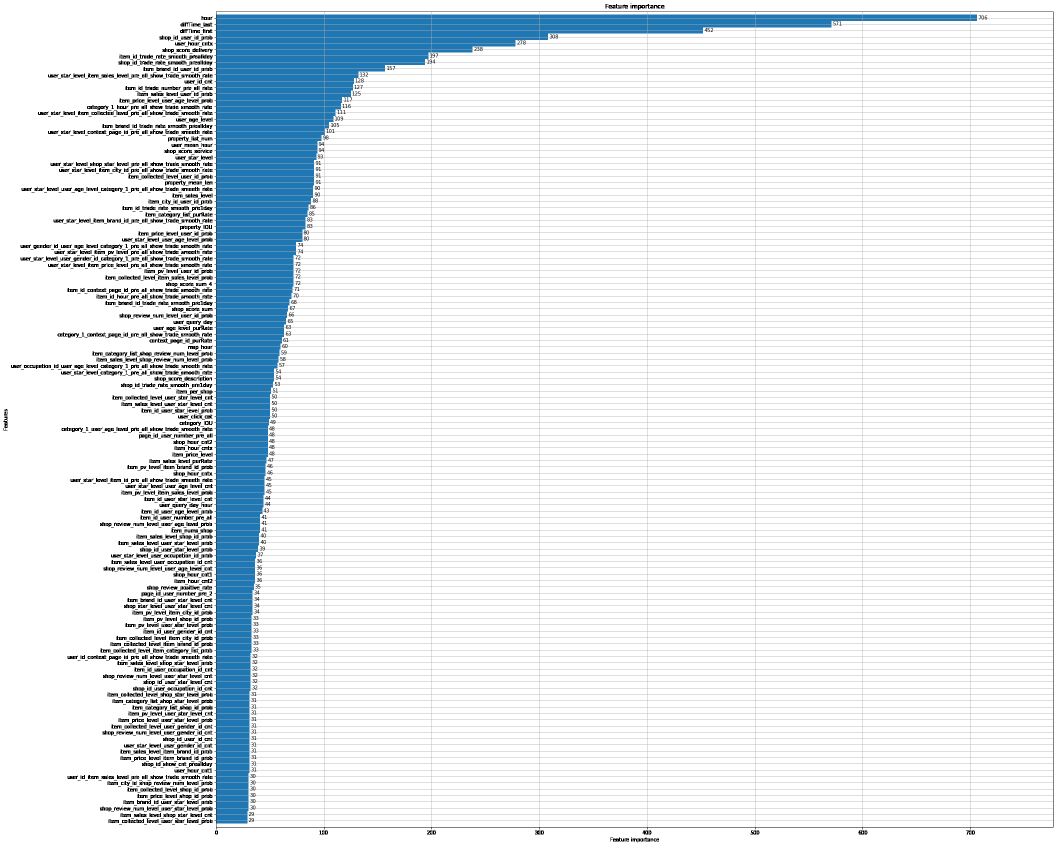
#> input picture Picture/lightgbm_feature.png, 2116 x 1692 px (shown at 1/2 size); its folder holds only this picture in this run
$ python -i feature.py   (imports and definitions only)
#> lines starting #> are read from the running program, lines starting #| are printed output that depends on the picture
import os

#便于导入上级目录
import sys
sys.path.append("../")

import numpy as np
import pandas as pd
import time
import gc

from Model.smooth import BayesianSmoothing
from Model.smooth import HyperParam
import Tool.config as config
from tqdm import tqdm

from imblearn.over_sampling import SMOTE, ADASYN
from imblearn.combine import SMOTEENN


class Feature():

    def __init__(self):
        self.all_data = None
        self.train_length = 478085

        """
        降采样，负样本太多
        如果不采用，会发现准确率超高98%，auc只有0.7
        SMOTE 算法
        原始统计：[(0, 469117), (1, 9021)] 52:1
        采样完：[(0, 469117), (1, 93823)]  5: 1,ratio=0.2
        采样完：[(0, 469117), (1, 46911)]
        库：http://contrib.scikit-learn.org/imbalanced-learn/stable/over_sampling.html
        """
    # [1151 lines left out: functions sub_sample, add_user_click_cat, PurchaseRate, add_diffTime_feature, add_slide_is_trade_count_smooth, add_item_feature and 29 more, not called in this run]


    def add_property_list_item(self, data):
        print('处理列表特征')

        if os.path.exists(config.prefix_path + config.property_category_pkl):
            list_item = pd.read_pickle(config.prefix_path + config.property_category_pkl)
            head = list_item.head()
            return pd.merge(data, list_item, on=['instance_id'], how='left')

        # 处理缺省值
        data['category_list'] = data['item_category_list'].apply(lambda x: self.split_category_list(x))
        # 计算cat_list长度作为一个特征
        data['category_list_num'] = data['category_list'].apply(lambda x: len(x))

        """
        category
        2 494401
        3 2108
        """

        print('property')
        # 处理缺省值
        data['property_list'] = data['item_property_list'].apply(lambda x: self.split_category_list(x))
        # 计算pro_list长度作为一个特征
        data['property_list_num'] = data['property_list'].apply(lambda x: len(x))

        print('property_category')
        # 将预测的属性保存在property_predict_list中
        data['property_predict_list'] = data['predict_category_property'].apply(lambda x: self.split_to_dict2(x))
        # 将预测的类别保存在category_predict_list中
        data['category_predict_list'] = data['predict_category_property'].apply(lambda x: self.split_to_category(x))

        # 计算各个预测类别是否预测正确
        # eg: 如果cat0出现在predict_cat中，则保存为cat_cross_0为category_list号；否则保存为NaN
        # 个人感觉没什么用处，待更新
        for index in range(0, 3):
            data['category_cross_%d' % index] = data[['category_list', 'category_predict_list']].apply(
                lambda x: self.get_category_cross(x.category_list, x.category_predict_list, index), axis=1
            )

        # 匹配正确的类别数量，匹配正确的属性数量
        # 个人认为不如计算IOU
        data['category_matching_number'] = data[['category_list', 'category_predict_list']].apply(
            lambda x: self.get_property_matching_number(x.category_list, x.category_predict_list), axis=1
        )
        data['property_matching_number'] = data[['property_list', 'property_predict_list']].apply(
            lambda x: self.get_property_matching_number(x.property_list, x.property_predict_list), axis=1
        )
        data['cateqory_and_property_matching_number'] = data['category_matching_number'] + data[
            'property_matching_number']

        # 如果cat_list的长度大于i,则将其类别编号
        # 否则，填充NaN
        # 个人感觉没有什么意义
        for i in range(3):
            data['category_%d' % (i)] = data['category_list'].apply(
                lambda x: x[i] if len(x) > i else np.nan
            )
        # 同上，不过是对属性做
        # 个人感觉没什么用处
        for i in range(3):
            data['property_%d' % (i)] = data['property_list'].apply(
                lambda x: x[i] if len(x) > i else np.nan
            )

        # 同上，对预测类别和预测属性做
        # 同个人感觉没什么卵用
        print('取前几个')
        for i in range(3):
            data['predict_category_%d' % (i)] = data['category_predict_list'].apply(
                lambda x: x[i] if len(x) > i else np.nan
            )
        for i in range(3):
            data['predict_property_%d' % (i)] = data['property_predict_list'].apply(
                lambda x: x[i] if len(x) > i else np.nan
            )

        # 添加属性————catIOU,proIOU
        # 每行的单属性出现的平均次数

        print ('category_IOU')
        data['category_IOU'] = data[['category_list', 'category_predict_list']].apply(
            lambda x: self.get_cat_IOU(x.category_list, x.category_predict_list), axis=1
        )

        print ('property_IOU')
        data['property_IOU'] = data[['category_list', 'property_list', 'predict_category_property']].apply(
            lambda x: self.get_pre_IOU(x.category_list, x.property_list, x.predict_category_property.split(";")), axis=1
        )

        # property_dic：计算每个属性出现的次数
        property_dic = self.get_property_dic(data['property_list'])
        # 每行的单属性的平均出现次数,可以衡量该商品属性的热门程度
        data['property_mean_len'] = data[['property_list_num', 'property_list']].apply(
            lambda x: self.get_pro_mean_len(x.property_list_num, x.property_list, property_dic), axis=1
        )

        del property_dic
        gc.collect()

        data.drop(config.LIST_COLS, axis=1, inplace=True)

        train = data[['instance_id', 'category_list_num', 'property_list_num',
                      'category_matching_number', 'property_matching_number', 'cateqory_and_property_matching_number',
                      'category_0', 'category_1', 'category_2',
                      'property_0', 'property_1', 'property_2',
                      'predict_category_0', 'predict_category_1', 'predict_category_2',
                      'predict_property_0', 'predict_property_1', 'predict_property_2',
                      'category_cross_0', 'category_cross_1', 'category_cross_2',
                      'category_IOU','property_IOU','property_mean_len']]
        train.to_pickle(config.prefix_path + config.property_category_pkl)

        return data

    # [72 lines left out: functions get_pro_mean_len, get_property_dic, get_cat_IOU, deal_cat2, get_pre_IOU, not called in this run]


# [3 lines not run here, left out]

>>> import cv2
>>> picture = cv2.imread('../Picture/lightgbm_feature.png', cv2.IMREAD_GRAYSCALE)
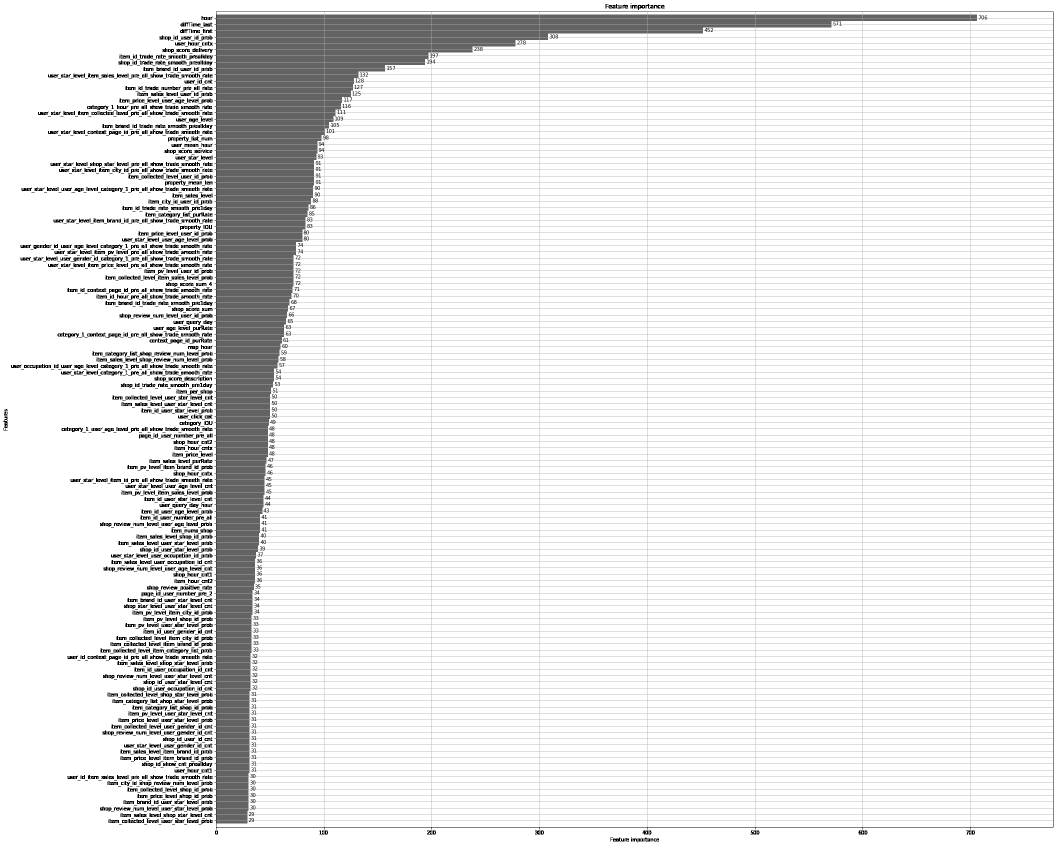
#> picture: shape (1692, 2116) (shown at 1/2 size); min 0, max 255, mean 232.8
#> (the run stopped early here; a loop or call above may not have finished)

$ run again, on Picture/xgboost_feature.png
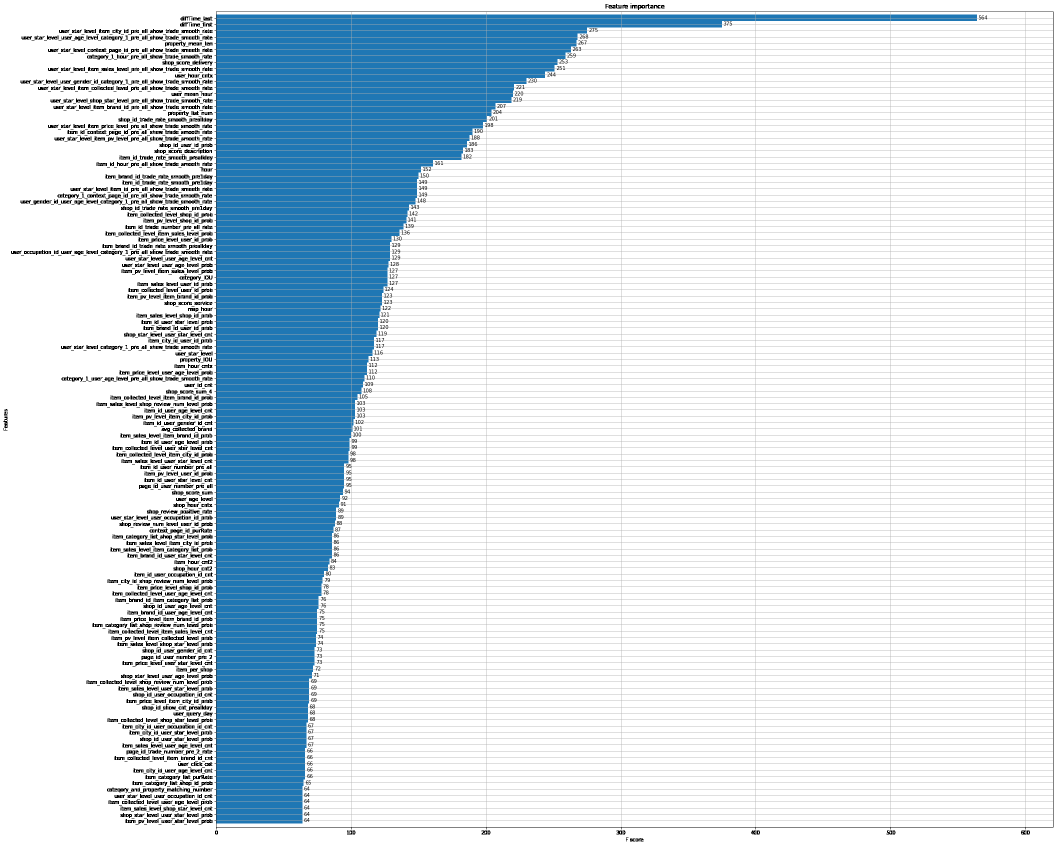
#> input picture Picture/xgboost_feature.png, 2116 x 1692 px (shown at 1/2 size)
#> `picture = cv2.imread('../Picture/lightgbm_feature.png', cv2.IMREAD_GRA..`:
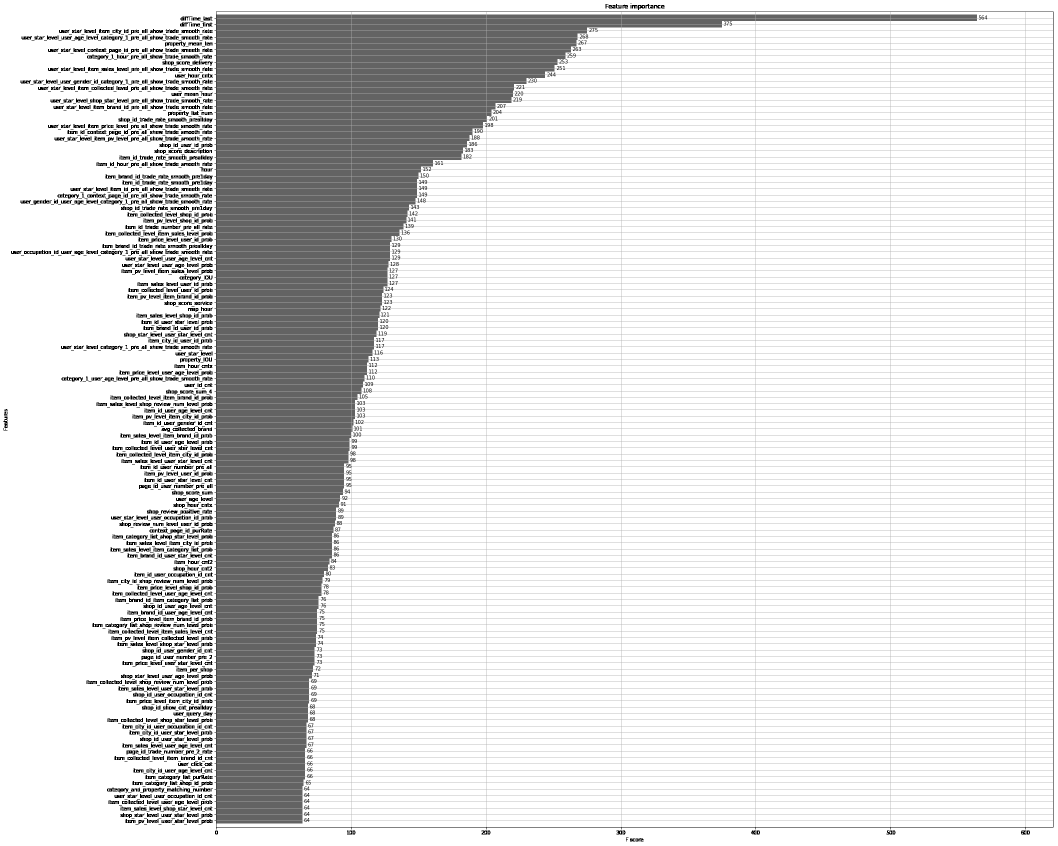
#> picture: shape (1692, 2116) (shown at 1/2 size); min 0, max 255, mean 221.6
